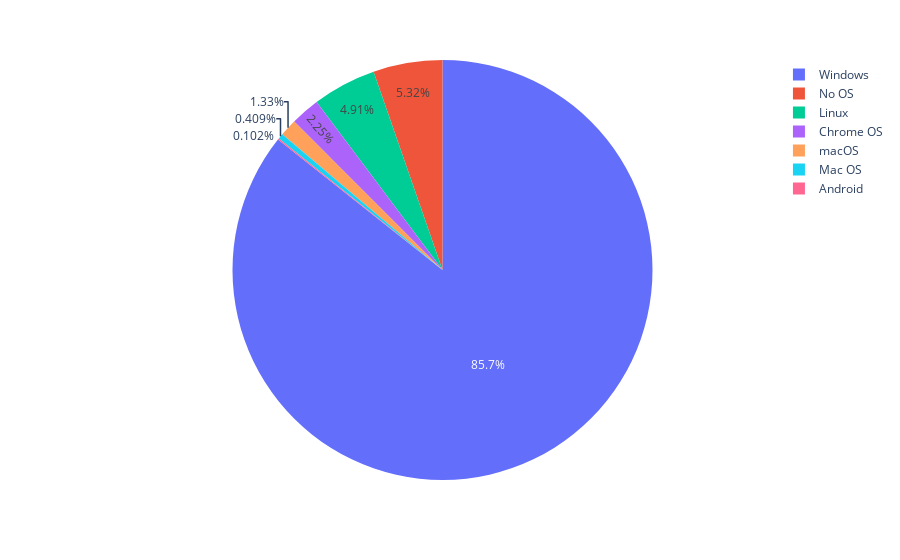

Source (notebook cell):
### Markdown cell above
#### General evaluation
1. Not TouchScreen has been produced more than Touchsreen
2. Intel is the main manufactures
3. From 2 graphs, we can know that Intel CPU is aim to Not Touchscreen more than Touchscreen

### Code cell
fig = px.pie(laptop,names = "Operating System", hover_data="Manufacturer")
fig.show()

### Figure 1 — Plotly figure (JSON) as saved in the notebook; plotly's stock layout.template omitted (floating-point values rounded to 4 significant figures; data arrays with more than 128 entries replaced by an {"elided": "..."} marker saying what was removed)
{"data": [{"customdata": {"elided": "977x1 str values"}, "domain": {"x": [0, 1], "y": [0, 1]}, "hovertemplate": "Operating System=%{label}<br>Manufacturer=%{customdata[0]}<extra></extra>", "labels": {"elided": "977 str values"}, "legendgroup": "", "name": "", "showlegend": true, "type": "pie"}], "layout": {"legend": {"tracegroupgap": 0}, "margin": {"t": 60}}}
